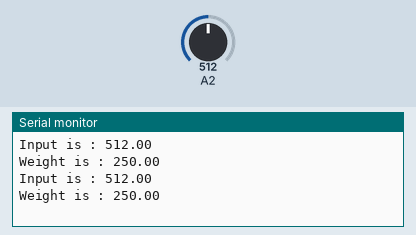
A sketch run on a simulated Arduino Uno, built with avr-gcc and run on an emulated ATmega328P. Shown: the last lines printed to the serial monitor. The inputs (shaded band) are chosen by the test bench; at power-on: A2 = 512.

Above: at 1.8 s.
1.9 s: A2 set to 716
At 2.8 s:
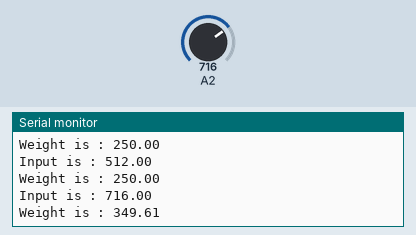
3.4 s: A2 set to 900
At 4.8 s:
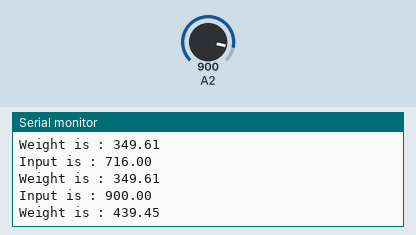
Timing chart, 0 to 6.4 s (numbered marks = the images above; inputs shaded):
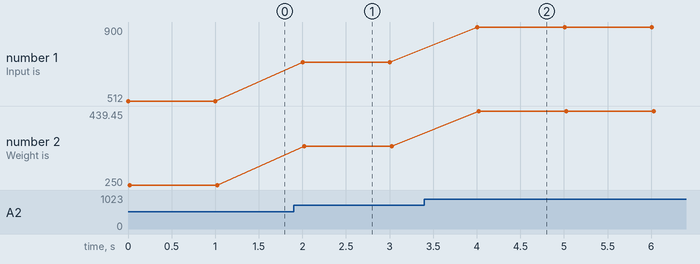

Measured:
- after the input at 1.9 s, the serial monitor: prints a new line after 0.10 s (image 1)
- after the input at 3.4 s, the serial monitor: prints a new line after 0.61 s (image 2)
- plotted number 1: 512 → 716 after the input at 1.9 s, 716 → 900 after the input at 3.4 s
- plotted number 2: 250 → 349.61 after the input at 1.9 s, 349.61 → 439.45 after the input at 3.4 s

The sketch:

weight_test.ino
```cpp
void setup() {
Serial.begin(9600);
}

float input=0, weight=0;

void loop() {
input = analogRead(A2);
weight = (input/1024);
weight = (weight*500);
Serial.print("Input is : ");
Serial.println(input);
Serial.print("Weight is : ");
Serial.println(weight);
Serial.println();
delay(1000);
}
```
